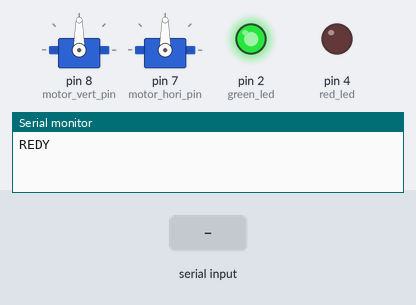
A sketch run on a simulated Arduino Uno, built with avr-gcc and run on an emulated ATmega328P. On the bench: 2 × servo, output pins drawn as LEDs (lit = HIGH), the last lines printed to the serial monitor. Inputs (shaded band) come from the test bench.

Above: at 1.3 s.
1.4 s: "d" received over Serial
At 2.6 s:
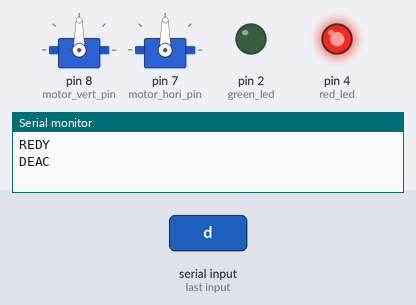
2.9 s: "r" received over Serial
At 4.0 s:
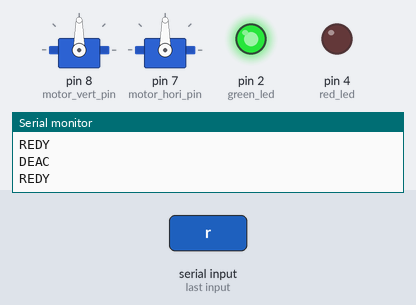
Timing chart, 0 to 5.9 s (numbered marks = the images above; inputs shaded):
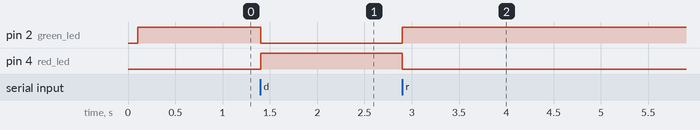

The sketch:

testServo.ino
```cpp
#include <Servo.h>

const int green_led = 2;
const int red_led = 4;

Servo motor_hori ;
Servo motor_vert ;

/*TO CHANGE FOR EACH SENSOR*/
const char uid[5] = "UCAM";
const int motor_vert_pin = 8;
const int motor_hori_pin = 7 ;
/**/

char command[1]; //incoming command
char state; //current state

int motor_vert_angle;
int motor_hori_angle;

void setup(){

  Serial.begin(9600);

  pinMode(green_led, OUTPUT);
  pinMode(red_led, OUTPUT);
  motor_vert.attach(motor_vert_pin);
  motor_hori.attach(motor_hori_pin);

  reset_motor();

  state = 'r' ; // État armé au départ. (idle)
  Serial.println("REDY");
}

void manage_states() {

  command[0] = '\0' ;

  if(Serial.available()) {

    command[0]=Serial.read();

    if(command[0] == 'u') { // We're asked to provide the uid
      Serial.println(uid);
    } else if(command[0] == 's') { // We're asked the current state
      switch(state) {
          case 'r':
            Serial.println("REDY");
            break;
          case 'd':
            Serial.println("DEAC");
            break;
      }
    }

    Serial.flush();
  }

  if(state == 'r') {// ready


    digitalWrite(red_led, LOW);
    digitalWrite(green_led, HIGH);

    if(command[0] == 'd') {
      state = 'd';
      Serial.println("DEAC");

    } else if(command[0] == 'r') {
      Serial.println("REDY");
    } else if(command[0] == 'D') { // Tourner à droite
      //Serial.println("TURR");
      turn_right();
    } else if(command[0] == 'Q') { // Tourner à gauche
      //Serial.println("TURL");
      turn_left();
    } else if(command[0] == 'Z') { // Tourner en haut
      //Serial.println("TURU");
      turn_up();
    } else if(command[0] == 'S') { // Tourner en bas
      //Serial.println("TURD");
      turn_down();
    }
   } else if(state == 'd') { // deactivated


      digitalWrite(red_led, HIGH);
      digitalWrite(green_led, LOW);

      if(command[0] == 'r')
      {
        state = 'r' ;
        Serial.println("REDY");
      }
      else if(command[0] == 'd')
      {
        Serial.println("DEAC");
      }
    }
}

void loop()
{
  manage_states();
}

void reset_motor()
{
  motor_hori_angle = 90 ;
  motor_vert_angle = 90 ;
  motor_hori.write(motor_hori_angle);
  motor_vert.write(motor_vert_angle);
  delay(100);
}

void turn_up()
{
  if(motor_vert_angle < 155) // pour éviter de dépasser la limite du servo
  {
    motor_vert_angle += 5 ;
    motor_vert.write(motor_vert_angle);
    //Serial.println(motor_vert_angle);
    delay(100);
  }
}

void turn_down()
{
  if(motor_vert_angle > 4) // pour éviter de dépasser la limite du servo
  {
    motor_vert_angle -= 5 ;
    motor_vert.write(motor_vert_angle);
    //Serial.println(motor_vert_angle);
    delay(100);
  }
}

void turn_right()
{
  if(motor_hori_angle < 175) // pour éviter de dépasser la limite du servo
  {
    motor_hori_angle += 5 ;
    motor_hori.write(motor_hori_angle);
    //Serial.println(motor_hori_angle);
    delay(100);
  }
}

void turn_left()
{
  if(motor_hori_angle > 5) // pour éviter de dépasser la limite du servo
  {
    motor_hori_angle -= 5 ;
    motor_hori.write(motor_hori_angle);
    //Serial.println(motor_hori_angle);
    delay(100);
  }
}
```

Measured:
- after the input at 1.4 s, pin 2 (green_led): HIGH → LOW at once; pin 4 (red_led): LOW → HIGH at once
- after the input at 2.9 s, pin 2 (green_led): LOW → HIGH at once; pin 4 (red_led): HIGH → LOW at once
